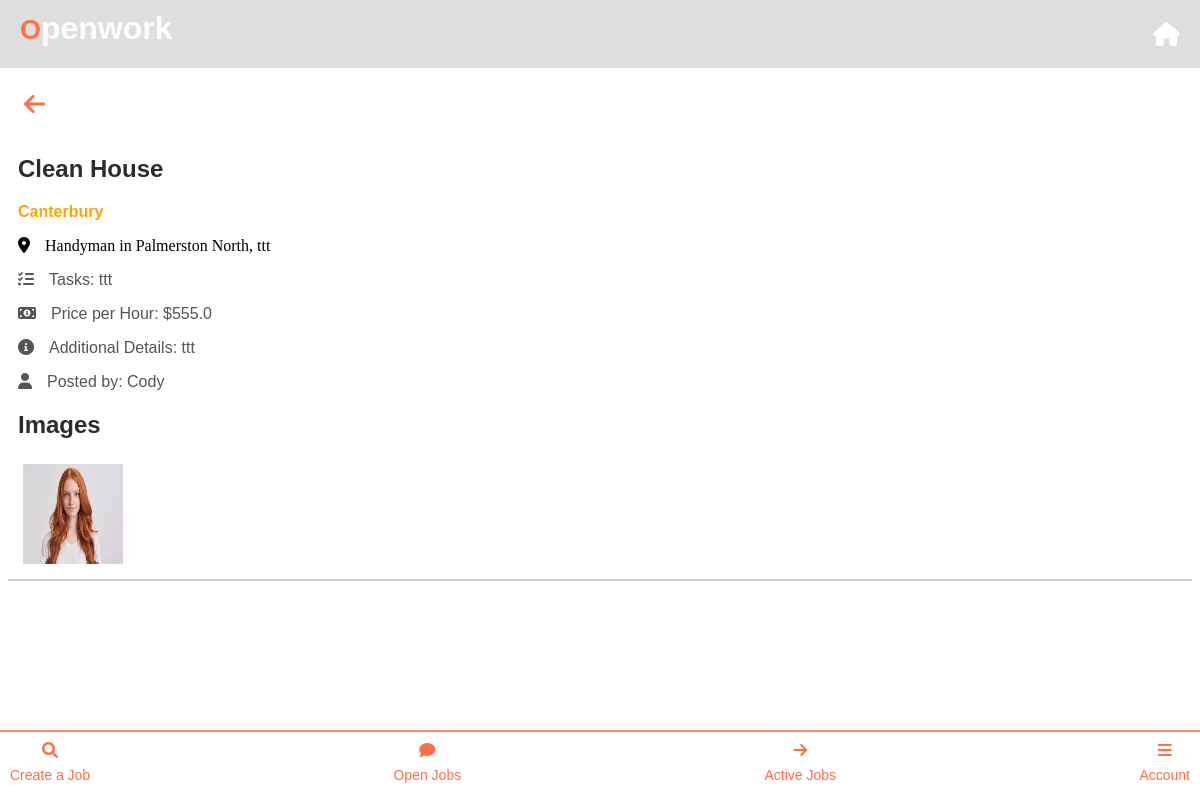
Page /business_display_jobs/2 (signed in) on the committed database.
### app.py (models this page shows)
class Job(db.Model):
    id = db.Column(db.Integer, primary_key=True)
    job_name = db.Column(db.String(100), nullable=False)
    job_category = db.Column(db.String(100), nullable=False)
    location = db.Column(db.String(100), nullable=True)  # Add location column here
    city = db.Column(db.String(100), nullable=False)
    suburb = db.Column(db.String(100), nullable=False)
    tasks = db.Column(db.String(250), nullable=False)
    price_per_hour = db.Column(db.Float, nullable=False)
    image_paths = db.Column(db.String(255))
    additional_details = db.Column(db.String(250))
    date_created = db.Column(db.DateTime, default=datetime.utcnow)
    status = db.Column(db.String(20), default='open')  # 'open', 'applied', 'closed', etc.
    applicants = db.relationship('JobApplication', backref='job', lazy=True)
    accepted_user_id = db.Column(db.Integer, nullable=True)
    business_profile_id = db.Column(db.Integer, db.ForeignKey('business_profile.id'), nullable=False)
    payment_required = db.Column(db.Boolean, default=False)
    user_id = db.Column(db.Integer, db.ForeignKey('user.id'))  # Foreign key to User
    user = db.relationship('User', backref=db.backref('jobs', lazy=True))  # Relationship to User

class User(UserMixin, db.Model):
    id = db.Column(db.Integer, primary_key=True)
    user_type = db.Column(db.String(20), nullable=False, default='labourer')
    location = db.Column(db.String(100), nullable=False)
    email = db.Column(db.String(100), unique=True, nullable=False)
    password = db.Column(db.String(100), nullable=False)
    first_name = db.Column(db.String(50), nullable=True)  # Initially nullable
    last_name = db.Column(db.String(50), nullable=True)   # Initially nullable
    jobs_completed = db.Column(db.Integer, default=0)
    business_profile = db.relationship('BusinessProfile', backref='user', uselist=False)
    profile_image = db.relationship('UserProfileImage', backref='user', uselist=False)
    labourer_profile = db.relationship('LabourerProfile', backref='user', uselist=False)
    company_details = db.relationship('CompanyDetails', uselist=False)

### app.py (the view)
@app.route('/business_display_jobs/<int:job_id>')
@login_required
def business_display_jobs(job_id):
    job = Job.query.get_or_404(job_id)
    return render_template('business_display_jobs.html', job=job)

### app.py (called while the page is built)
@login_manager.user_loader
def load_user(user_id):
    return User.query.get(int(user_id))  # Load a user by ID

### templates/business_display_jobs.html (shortened to what this page needs)
<!DOCTYPE html>
<html lang="en">
  <head>
    <link
      rel="stylesheet"
      href="https://cdnjs.cloudflare.com/ajax/libs/font-awesome/6.0.0-beta3/css/all.min.css"
    />
    <link
      rel="stylesheet"
      href="{{ url_for('static', filename='business_home.css') }}"
    />
  </head>
  <body>
    {% extends 'base_business.html' %}  {% block content %}
    <br />
    <br />
    <button class="back-button" onclick="goBack()">
      <i class="fas fa-arrow-left"></i>
    </button>
    <div class="job-details-container">
      <h2>{{ job.job_name }}</h2>
      <p>
        <p class="job-location">
        <strong style="color: orange;">{{ job.location }}</strong>
        </p>
        <i class="fas fa-map-marker-alt icon"></i>{{ job.job_category }} in {{
        job.city }}, {{ job.suburb }}
      </p>
      <p><i class="fas fa-tasks icon"></i>Tasks: {{ job.tasks }}</p>
      <p>
        <i class="fas fa-money-bill-alt icon"></i>Price per Hour: ${{
        job.price_per_hour }}
      </p>
      <p>
        <i class="fas fa-info-circle icon"></i>Additional Details: {{
        job.additional_details }}
      </p>
      <p>
        <i class="fas fa-user icon"></i>Posted by: {{ job.user.first_name }}
      </p>
      {% if job.image_paths %}
      <h2>Images</h2>
      <div class="image-gallery">
        {% for image_filename in job.image_paths.split(',') %} {% set image_path
        = url_for('static', filename='profile_pics/' + image_filename) %}
        <img src="{{ image_path }}" alt="Job Image" />
        {% endfor %}
      </div>
      {% endif %}
    </div>
    <br />
    <br />
    <br />
    <br />
    {% endblock %}

### templates/base_business.html (shortened to what this page needs)
<!DOCTYPE html>
<html>
<head>
    <link rel="stylesheet" href="https://cdnjs.cloudflare.com/ajax/libs/font-awesome/6.0.0-beta3/css/all.min.css">
    <link rel="stylesheet" href="{{ url_for('static', filename='base_business.css') }}">
</head>
<header>
    <div class="logo-container">
        <div class="openworklogo">
            <h1 class="logo">O<span class="letter-o">penwork</span></h1>
        </div>
    </div>
    <nav>
        <a href="{{ url_for('business_dashboard') }}" class="header-button">
            <i class="fas fa-home"></i>
        </a>
    </nav>
</header>
<body>
    <br>
    <br>
    {% block content %}
    {% endblock %}
</body>
<footer>
    <a href="{{ url_for('create_job') }}" class="footers-button">
        <i class="fas fa-search"></i>
        <p>Create a Job</p>
    </a>
    <a href="{{ url_for('business_created_jobs') }}" class="footers-button">
        <i class="fas fa-comment"></i>
        <p>Open Jobs</p>
    </a>
    <a href="{{ url_for('business_active_jobs') }}" class="footers-button">
        <i class="fas fa-arrow-right"></i>
        <p>Active Jobs</p>
    </a>
    {% if current_user.is_authenticated %}
    <a href="{{ url_for('business_profile') }}" class="footers-button">
        <i class="fas fa-bars"></i>
        <p>Account</p>
    </a>
    {% endif %}
</footer>
</html>

### static/business_home.css (style rules this page uses)
h2 { color: #ff7148; }

### static/base_business.css (style rules this page uses)
.openworklogo { margin-left: 10px; margin-top: }
.logo { color: #ff7148; font-size: 27px; font-weight: bold; }
.letter-o { color: #ffffffec; font-size: 32px; font-family: "Arial", sans-serif; }
h1 { color: #ff7148; font-family: "Arial", sans-serif; margin-bottom: 10px; }
header { background-color:#cccccca3; color: #fff; text-align: left; padding: 10px; padding-bottom: 10px; border-top-right-radius: 0px; position: fixed; top: 0; left: 0; right: 0; z-index: 50; height: 6vh; }
.fas.fa-home { font-size: 24px; position: absolute; right: 20px; top: 50%; transform: translateY(-50%); color: #ffffff; }
h1 { font-size: 24px; margin: 0; padding: 0; border-top-right-radius: ; }
nav a { color: #fff; text-decoration: none; margin-right: 30px; font-size: 16px; margin-top: 20px; text-align: center; margin-bottom: 30px; transition: color 0.3s ease; font-family: 'Arial, Helvetica, sans-serif Sans', }
footer { background-color:#fff; color:#ccc; text-align: center; padding: 10px; height: 6vh; position: fixed; border-top: 2px solid #ff7048d5; bottom: 0; left: 0; right: 0; z-index: 50; display: flex; justify-content: space-between; font-family: 'Lucida Sans', 'Lucida Sans Regular', 'Lucida Grande', 'Lucida Sans Unicode', Geneva, Verdana, sans-serif; }
.footers-button { color:#ff7048; text-decoration: none; display: flex; flex-direction: column; align-items: center; }
.footers-button i { font-size: 16px; margin-bottom: -5px; }
.footers-button p { font-size: 14px; }

### templates/business_display_jobs.html (style rules this page uses)
.job-details-container { background-color: #fff; padding-top: 15px; padding-bottom: 10px; padding-left: 10px; margin-bottom: 20px; border-bottom: 2px solid #ccc; }
.job-details-container h2 { color: #000000d3; font-family: Arial, Helvetica, sans-serif; }
.job-details-container p { color: #555; font-family: "Lucida Sans", "Lucida Sans Regular", "Lucida Grande", "Lucida Sans Unicode", Geneva, Verdana, sans-serif; }
.job-details-container .icon { margin-right: 15px; }
.image-gallery { display: flex; flex-wrap: wrap; justify-content: flex-start; }
.image-gallery img { width: 100px; height: 100px; margin: 5px; }
.back-button { font-size: 24px; color: #ff7148; margin-left: 10px; margin-top: 10px; text-decoration: none; border: none; background-color: #fff; cursor: pointer; }

### rows in the picture
Job: job_name "Clean House", location "Canterbury", job_category "Handyman", city "Palmerston North", suburb "ttt", tasks "ttt", price_per_hour "555.0", additional_details "ttt"
User: user.first_name "Cody"
